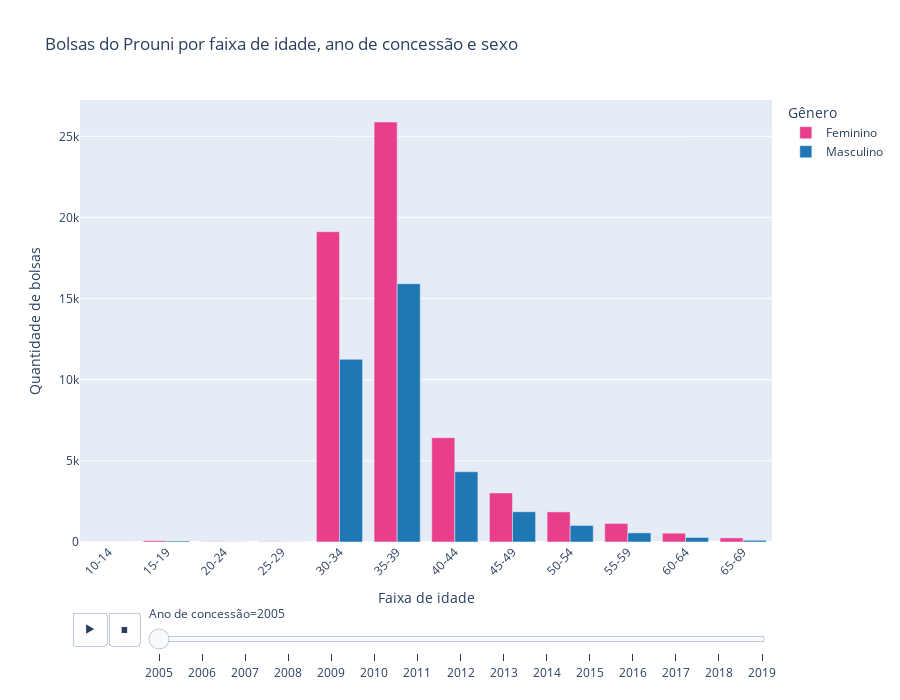

The notebook cell saved with this chart:
### Code cell
def plot_ano_genero_idade():

   # Garantir que só entram idades entre 0 e 100
   df_idade = df_chars[df_chars["IDADE"].between(10, 70)]

   # Criar intervalos de 5 em 5 anos
   bins = list(range(10, 75, 5))  # 0, 5, 10, ..., 100
   labels = [f"{i}-{min(i+4, 100)}" for i in range(10, 70, 5)]

   df_idade["FAIXA DE IDADE"] = pd.cut(
      df_idade["IDADE"],
      bins=bins,
      labels=labels,
      right=False  # inclui o limite inferior e exclui o superior
   )

   # Renomear F para FEMININO e M para MASCULINO
   df_idade["GÊNERO"] = df_idade["GÊNERO"].map({"F": "Feminino", "M": "Masculino"})

   
   # Agrupar por ano, faixa de idade e sexo
   contagem = (
      df_idade
      .groupby(["ANO DE CONCESSÃO", "FAIXA DE IDADE", "GÊNERO"])
      .size()
      .reset_index(name="QTD DE BOLSAS")
   )

   # Gráfico em Plotly com slider de ano e barras agrupadas por sexo
   fig = px.bar(
      contagem,
      x="FAIXA DE IDADE",
      y="QTD DE BOLSAS",
      color="GÊNERO",
      color_discrete_map={
         'Feminino':'#e83e8c',
         'Masculino':'#1f77b4'
      },
      animation_frame="ANO DE CONCESSÃO",
      barmode="group",
      labels={
         "FAIXA DE IDADE": "Faixa de idade",
         "QTD DE BOLSAS": "Quantidade de bolsas",
         "GÊNERO": "Gênero",
         "ANO DE CONCESSÃO": "Ano de concessão"
      },
      title="Bolsas do Prouni por faixa de idade, ano de concessão e sexo"
   )

   fig.update_layout(xaxis_tickangle=-45,
                     height=700,
                     )
   fig.show()
plot_ano_genero_idade()

### Figure 1 — Plotly figure (JSON) as saved in the notebook; plotly's stock layout.template omitted (floating-point values rounded to 4 significant figures)
{"data": [{"alignmentgroup": "True", "hovertemplate": "Gênero=Feminino<br>Ano de concessão=2005<br>Faixa de idade=%{x}<br>Quantidade de bolsas=%{y}<extra></extra>", "legendgroup": "Feminino", "marker": {"color": "#e83e8c", "pattern": {"shape": ""}}, "name": "Feminino", "offsetgroup": "Feminino", "orientation": "v", "showlegend": true, "textposition": "auto", "type": "bar", "x": ["10-14", "15-19", "20-24", "25-29", "30-34", "35-39", "40-44", "45-49", "50-54", "55-59", "60-64", "65-69"], "xaxis": "x", "y": [0, 79, 16, 16, 19120, 25875, 6431, 3021, 1855, 1143, 543, 252], "yaxis": "y"}, {"alignmentgroup": "True", "hovertemplate": "Gênero=Masculino<br>Ano de concessão=2005<br>Faixa de idade=%{x}<br>Quantidade de bolsas=%{y}<extra></extra>", "legendgroup": "Masculino", "marker": {"color": "#1f77b4", "pattern": {"shape": ""}}, "name": "Masculino", "offsetgroup": "Masculino", "orientation": "v", "showlegend": true, "textposition": "auto", "type": "bar", "x": ["10-14", "15-19", "20-24", "25-29", "30-34", "35-39", "40-44", "45-49", "50-54", "55-59", "60-64", "65-69"], "xaxis": "x", "y": [0, 62, 6, 5, 11254, 15914, 4326, 1863, 1019, 562, 278, 104], "yaxis": "y"}], "layout": {"barmode": "group", "height": 700, "legend": {"title": {"text": "Gênero"}, "tracegroupgap": 0}, "sliders": [{"active": 0, "currentvalue": {"prefix": "Ano de concessão="}, "len": 0.9, "pad": {"b": 10, "t": 60}, "steps": [{"args": [["2005"], {"frame": {"duration": 0, "redraw": true}, "fromcurrent": true, "mode": "immediate", "transition": {"duration": 0, "easing": "linear"}}], "label": "2005", "method": "animate"}, {"args": [["2006"], {"frame": {"duration": 0, "redraw": true}, "fromcurrent": true, "mode": "immediate", "transition": {"duration": 0, "easing": "linear"}}], "label": "2006", "method": "animate"}, {"args": [["2007"], {"frame": {"duration": 0, "redraw": true}, "fromcurrent": true, "mode": "immediate", "transition": {"duration": 0, "easing": "linear"}}], "label": "2007", "method": "animate"}, {"args": [["2008"], {"frame": {"duration": 0, "redraw": true}, "fromcurrent": true, "mode": "immediate", "transition": {"duration": 0, "easing": "linear"}}], "label": "2008", "method": "animate"}, {"args": [["2009"], {"frame": {"duration": 0, "redraw": true}, "fromcurrent": true, "mode": "immediate", "transition": {"duration": 0, "easing": "linear"}}], "label": "2009", "method": "animate"}, {"args": [["2010"], {"frame": {"duration": 0, "redraw": true}, "fromcurrent": true, "mode": "immediate", "transition": {"duration": 0, "easing": "linear"}}], "label": "2010", "method": "animate"}, {"args": [["2011"], {"frame": {"duration": 0, "redraw": true}, "fromcurrent": true, "mode": "immediate", "transition": {"duration": 0, "easing": "linear"}}], "label": "2011", "method": "animate"}, {"args": [["2012"], {"frame": {"duration": 0, "redraw": true}, "fromcurrent": true, "mode": "immediate", "transition": {"duration": 0, "easing": "linear"}}], "label": "2012", "method": "animate"}, {"args": [["2013"], {"frame": {"duration": 0, "redraw": true}, "fromcurrent": true, "mode": "immediate", "transition": {"duration": 0, "easing": "linear"}}], "label": "2013", "method": "animate"}, {"args": [["2014"], {"frame": {"duration": 0, "redraw": true}, "fromcurrent": true, "mode": "immediate", "transition": {"duration": 0, "easing": "linear"}}], "label": "2014", "method": "animate"}, {"args": [["2015"], {"frame": {"duration": 0, "redraw": true}, "fromcurrent": true, "mode": "immediate", "transition": {"duration": 0, "easing": "linear"}}], "label": "2015", "method": "animate"}, {"args": [["2016"], {"frame": {"duration": 0, "redraw": true}, "fromcurrent": true, "mode": "immediate", "transition": {"duration": 0, "easing": "linear"}}], "label": "2016", "method": "animate"}, {"args": [["2017"], {"frame": {"duration": 0, "redraw": true}, "fromcurrent": true, "mode": "immediate", "transition": {"duration": 0, "easing": "linear"}}], "label": "2017", "method": "animate"}, {"args": [["2018"], {"frame": {"duration": 0, "redraw": true}, "fromcurrent": true, "mode": "immediate", "transition": {"duration": 0, "easing": "linear"}}], "label": "2018", "method": "animate"}, {"args": [["2019"], {"frame": {"duration": 0, "redraw": true}, "fromcurrent": true, "mode": "immediate", "transition": {"duration": 0, "easing": "linear"}}], "label": "2019", "method": "animate"}], "x": 0.1, "xanchor": "left", "y": 0, "yanchor": "top"}], "title": {"text": "Bolsas do Prouni por faixa de idade, ano de concessão e sexo"}, "updatemenus": [{"buttons": [{"args": [null, {"frame": {"duration": 500, "redraw": true}, "fromcurrent": true, "mode": "immediate", "transition": {"duration": 500, "easing": "linear"}}], "label": "&#9654;", "method": "animate"}, {"args": [[null], {"frame": {"duration": 0, "redraw": true}, "fromcurrent": true, "mode": "immediate", "transition": {"duration": 0, "easing": "linear"}}], "label": "&#9724;", "method": "animate"}], "direction": "left", "pad": {"r": 10, "t": 70}, "showactive": false, "type": "buttons", "x": 0.1, "xanchor": "right", "y": 0, "yanchor": "top"}], "xaxis": {"anchor": "y", "domain": [0, 1], "tickangle": -45, "title": {"text": "Faixa de idade"}}, "yaxis": {"anchor": "x", "domain": [0, 1], "title": {"text": "Quantidade de bolsas"}}}}
